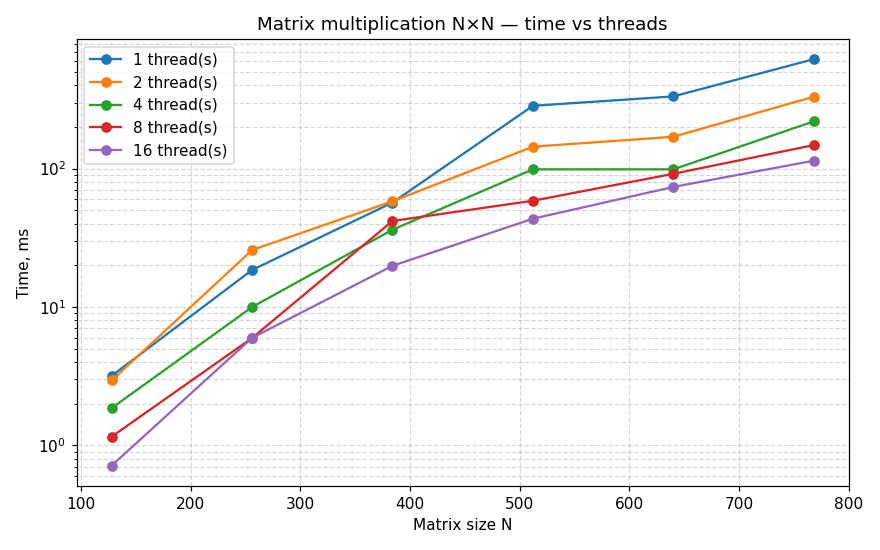

This chart was generated by the following Python code:
#!/usr/bin/env python3
"""
benchmark.py — гоняет ex9_benchmark на разных N × threads,
собирает данные в benchmark.csv и строит график benchmark.png.

Запуск:
    make ex9_benchmark   # должен быть собран
    python3 benchmark.py
"""
import os
import subprocess
import csv
from pathlib import Path

import matplotlib
matplotlib.use("Agg")  # без X11
import matplotlib.pyplot as plt

HERE = Path(__file__).resolve().parent
EX9 = HERE / "ex9_benchmark"
CSV = HERE / "benchmark.csv"
PNG = HERE / "benchmark.png"

# Размеры и числа потоков — подобраны так, чтобы вся таблица считалась за пару минут.
SIZES   = [128, 256, 384, 512, 640, 768]
THREADS = [1, 2, 4, 8, 16]


def run(N: int, T: int) -> float:
    """Запускает ex9 и возвращает время в миллисекундах."""
    out = subprocess.check_output([str(EX9), str(N), str(T)]).decode().strip()
    # формат: "N,threads,time_ms"
    return float(out.split(",")[2])


def main() -> None:
    if not EX9.exists():
        raise SystemExit(f"Сначала собери: cd {HERE} && make")

    rows = []
    for N in SIZES:
        for T in THREADS:
            ms = run(N, T)
            print(f"N={N:5d}  threads={T:3d}  {ms:8.2f} ms")
            rows.append((N, T, ms))

    with CSV.open("w", newline="") as f:
        w = csv.writer(f)
        w.writerow(["N", "threads", "time_ms"])
        w.writerows(rows)

    fig, ax = plt.subplots(figsize=(8, 5))
    for T in THREADS:
        xs = [N for (N, t, _) in rows if t == T]
        ys = [ms for (_, t, ms) in rows if t == T]
        ax.plot(xs, ys, marker="o", label=f"{T} thread(s)")
    ax.set_title("Matrix multiplication N×N — time vs threads")
    ax.set_xlabel("Matrix size N")
    ax.set_ylabel("Time, ms")
    ax.set_yscale("log")
    ax.grid(True, which="both", linestyle="--", alpha=0.5)
    ax.legend()
    fig.tight_layout()
    fig.savefig(PNG, dpi=110)
    print(f"\nSaved {CSV}\nSaved {PNG}")


if __name__ == "__main__":
    main()
